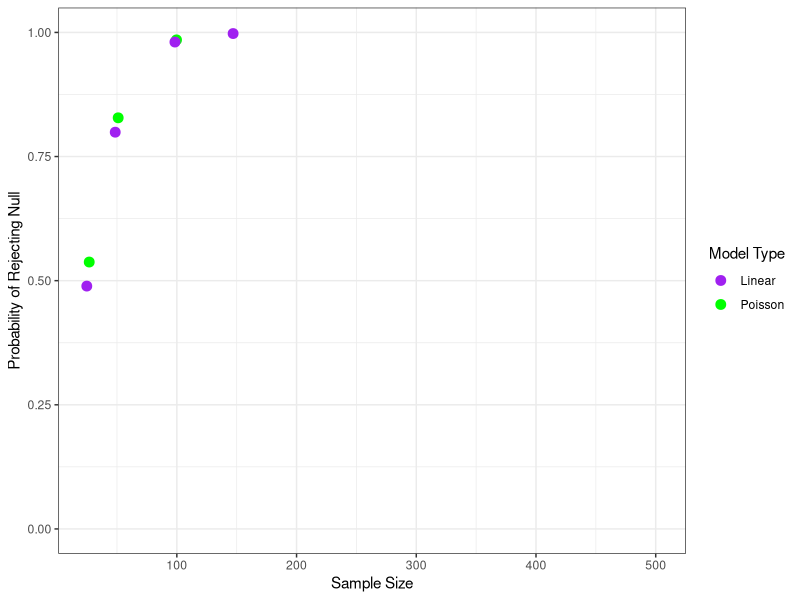

Generate this figure with R:
#Hart & Book HW3 ZOO955 new
require(tidyverse)

#create a data frame to store simulation data
p<- data.frame(matrix(ncol=2, nrow=1000))
colnames(p)<- c("p.plm","p.llm")

#set regression coefficients
beta0 <- 1
beta1 <- 0.2

#make a function to simulate data, run models, and calculate probability of rejecting null
prob.rej.null<- function(n){
  for(i in 1:nrow(p)){
    
    #generate covariate values
    x <- runif(n=n, min=10, max=11.5)
    #compute mu's
    mu<- exp(beta0 + beta1 * x)
    #generate Y-values
    y <- rpois(n=n, lambda=mu)
    #organize generated data in data frame
    data <- data.frame(y=y, x=x, logy=log(y))
    #generalized linear model on un-transformed count data
    plm <- glm(y ~ x, family = poisson, data = data)
    #linear model on log-transformed count data
    llm <- glm(logy ~ x, family = gaussian, data = data)
    #extract p-values from both model types
    p$p.plm[i]<- summary(plm)$coefficients[2,4]
    p$p.llm[i]<- summary(llm)$coefficients[2,4]
    
  }
  #calculate the number of times out of 1000 where the null was rejected
  #at alpha 0.05
  prob.plm<- sum(p$p.plm <0.05)/1000
  prob.llm<- sum(p$p.llm <0.05)/1000
  #probability of rejecting the null is the function output
  return(list(prob.plm,prob.llm))
}

#make a data frame to hold outcomes of simulations with different sample sizes
comp<- data.frame(n=c(25,50,100,150,500), prob.plm=NA, prob.llm=NA)

for(i in 1:nrow(comp)){
  #run function over 5 n levels and store probs for two model types as a list
  list<- prob.rej.null(comp$n[i])
  #extract first probability in list
  comp$prob.plm[i]<- as.numeric(unlist(list[1]))
  #extract second probability in list
  comp$prob.llm[i]<- as.numeric(unlist(list[2]))
}

#plot
comp%>%
  pivot_longer(cols=c("prob.plm","prob.llm"),names_to="mod.type",values_to="prob")%>%
  ggplot(aes(x=n, y=prob,color=mod.type))+
  geom_jitter(size=3,width=3)+
  scale_y_continuous(limits=c(0,1))+
  xlab("Sample Size")+
  ylab("Probability of Rejecting Null")+
  scale_color_manual(name="Model Type",
                     labels=c("Linear","Poisson"),
                     values=c("purple","green"))+
  theme_bw()
